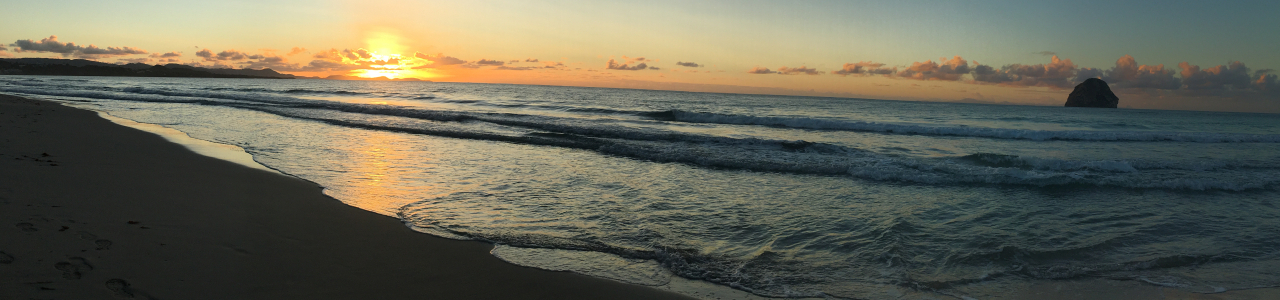
#> input picture Data/Mer/aba13.jpeg, 1280 x 300 px; its folder holds only this picture in this run
$ jupyter execute --allow-errors ImageFeatures_Analysis.ipynb   (older library calls are emulated)
#> lines starting #> are read from the running program, lines starting #| are printed output that depends on the picture; after the words box and inside, x2 and y2 are one past the last pixel; in counts of white or black regions, pixels touching at a corner belong together
### descriptor.py
import math
import os
from abc import ABCMeta, abstractmethod

import numpy as np
from PIL import Image
from skimage.feature import greycomatrix, greycoprops, hog
from skimage.io import imread
from skimage.measure import shannon_entropy
from skimage.transform import resize, rescale
from sklearn.metrics import accuracy_score
from sklearn.model_selection import train_test_split
from sklearn.naive_bayes import GaussianNB
from sklearn.neighbors import KNeighborsClassifier
from sklearn.svm import SVC
from sklearn.utils import shuffle
from tqdm import tqdm

_path_mer = "./Data/Mer/"
_path_ailleurs = "./Data/Ailleurs/"


class BaseDescriptor(metaclass=ABCMeta):

    @abstractmethod
    def __init__(self):
        """
        """
        self.X = []
        self.y = []
        pass

    # [15 lines left out: functions data_collect, to_fit, not called in this run]

    @abstractmethod
    def my_train_test_split(self, X, y, test_size):
        """
        Méthode à définir pour effectuer (si nécessaire) soit même le shuffle de l'opération train_test_split de
        sklearn.
        Renvoie par défaut le train_test_split de sklearn
        """
        return train_test_split(X, y, test_size=test_size)

    # [11 lines left out: function real_predict, not called in this run]

    def reset(self):
        self.X = []
        self.y = []

    def construct(self):
        """
        Méthode pour charger les données depuis les échantillons fournis en faisant appel à la fonction data_collect
        """
        print("constructing descriptor..")
        self.X += [self.data_collect(_path_mer + file) for file in tqdm(os.listdir(_path_mer))] + \
                  [self.data_collect(_path_ailleurs + file) for file in tqdm(os.listdir(_path_ailleurs))]
        self.y += [1] * len(os.listdir(_path_mer)) + [0] * len(os.listdir(_path_ailleurs))
        print("done")

    # [10 lines left out: function construct_from_images, not called in this run]

    def train_test_evaluate(self, classifier, predictor=None, n_iter=10, test_size=0.20):
        print("evaluating..")
        average_accuracy = 0

        for _ in tqdm(range(n_iter)):
            X_train, X_test, y_train, y_test = self.my_train_test_split(self.X, self.y, test_size)
            classifier.fit(X_train, y_train)
            y_predicts = classifier.predict(X_test)
            y_predicts = self.real_predict(y_predicts, predictor)
            average_accuracy += accuracy_score(y_test, y_predicts)

        print("done")

        return average_accuracy / n_iter

    # [5 lines left out: function to_fitted_classifier, not called in this run]


class OneInstanceBaseDescriptor(BaseDescriptor, metaclass=ABCMeta):

    def __init__(self):
        # rajouter attributs si necessaire
        # self.att = att
        super().__init__()

    def data_collect(self, image_path):
        # à implémenter, c'est tout
        pass

    def to_fit(self):
        return super().to_fit()

    def my_train_test_split(self, X, y, test_size):
        return super().my_train_test_split(X, y, test_size)

    def real_predict(self, y_predicts, predictor=None):
        return super().real_predict(y_predicts, predictor)


class MultiInstanceBaseDescriptor(BaseDescriptor, metaclass=ABCMeta):

    # [53 lines left out: functions __init__, to_fit, my_train_test_split, real_predict, rotationally_invariant_measure, not called in this run]


########################################################################################################################
####################################################  CLASSES REELS ####################################################
########################################################################################################################


class TextureDescriptor(MultiInstanceBaseDescriptor):

    # [38 lines left out: functions __init__, data_collect, not called in this run]

    def construct_y(self):
        self.y = [[y] * self.n_target for y in self.y]


class HistogramDescriptor(OneInstanceBaseDescriptor):

    def __init__(self, q_factor):
        self.q_factor = q_factor
        super().__init__()

    # [14 lines left out: function data_collect, not called in this run]

    def to_fit(self):
        return super().to_fit()

    def my_train_test_split(self, X, y, test_size):
        return super().my_train_test_split(X, y, test_size)

    def real_predict(self, y_predicts, predictor=None):
        return super().real_predict(y_predicts, predictor)


class HogDescriptor(OneInstanceBaseDescriptor):

    # [17 lines left out: functions __init__, data_collect, not called in this run]

    def to_fit(self):
        return super().to_fit()

    def my_train_test_split(self, X, y, test_size):
        return super().my_train_test_split(X, y, test_size)

    def real_predict(self, y_predicts, predictor=None):
        return super().real_predict(y_predicts, predictor)


def extract_class(path):
    return int(path[len("Data/Evaluation/"):][0])


# [17 lines left out: function get_patch_coordinates, not called in this run]


def img_format(image):
    return image.resize((700, 700))


# [4 lines left out: function predictor, not called in this run]


# [20 lines that do not run on import are left out]

### ImageFeatures_Analysis.ipynb
## Analyse des features d'une image

Jusqu'à présent nous nous sommes contenté de prendre les données d'une image puis, après un resize et une isolation du bleu, nous avons directement enfourné nos descripteurs dans les algorithmes d'apprentissage.
L'objectif de ce notebook et donc d'aller un peu plus loin dans le traitement préliminaire des données de nos images.

sources :
*Image processing tutorials - Yann Gavet, Johan Debayle. Passages intéressants : p56-57 denoising; p173 line detection; p255 Image Characterization and Pattern Analysis
*Le machine learning avec python - Andreas C. Müller, Sarah Guido.

On va faire une combinaison d'ensembles d'images pour essayer de faire ressortir des patterns.

[cell 1]
import os
import matplotlib.pyplot as plt

[cell 2]
def average_img(imlist):
    # source : https://stackoverflow.com/questions/17291455/how-to-get-an-average-picture-from-100-pictures-using-pil
    images = np.array([np.array(Image.open(fname).resize((1200, 1200)).convert("RGB")) for fname in imlist])
    arr = np.array(np.mean(images, axis=(0)), dtype=np.uint8)
    out = Image.fromarray(arr)
    return out

[cell 3]
fig = plt.figure(figsize=(8, 8))
dump = fig.add_subplot((121))
imlist = ["./Data/Mer/" + fname for fname in os.listdir("./Data/Mer/")][:]
#> (the rest of this cell did not finish here and is left out)

#### Observations :
* On voit que la detection de la mer implique de partir sur l'analyse des couleurs.
* On remarque que la différence la plus importante se situe les (environs) 80% inférieurs de l'image.

## On va donc tenter d'appliquer des filtres

### I Amelioration de l'image

En regardant l'échantillon, on remarque que les images de mers sont souvent bruités. On va appliquer un filtre passe bas de convolution pour éliminer ça.
Sources : https://en.wikipedia.org/wiki/Digital_image_processing#Filtering https://pillow.readthedocs.io/en/stable/reference/ImageFilter.html.

[cell 4]
def denoise(image):
    return nd.median_filter(image, size=(20, 10, 1))

[cell 5]
# [7 lines left out: function segmentate, not called in this run]

à faire :
    prendre un maximum de caractéristiques de l'image puis utiliser le SelectTransform de sklearn

caracteristiques recherchés :

[OK] quantité de bleu, rouge, vert côté inférieur (somme ou flood filling après denoise),
[OK] présence d'un horizon (Hough transform, line detection) :verticalité, horizontalité et transversalité des lignes détectées,
[OK] entropy,
combien de rectangles peut on placer dans l'image ?,
[OK] nombre de coins detectés dans l'image (on peut s'attendre à ce que la mer en ait moins) https://scikit-image.org/docs/dev/auto_examples/features_detection/plot_corner.html#sphx-glr-auto-examples-features-detection-plot-corner-py,
euleur number (utilité jsp)
présence de reflection (??),
brillance (nb pixels blancs, ??),
[OK] luminosité,
Il n'y a presque jamais de rouge / de orange

[cell 6]
import matplotlib.pyplot as plt
import numpy as np
from tqdm import tqdm

# mesure, transformation de l'image
from skimage import feature
from skimage import measure
from skimage import transform

# restoration et amelioration de l'image
from scipy import ndimage as nd
from sklearn.cluster import KMeans
from PIL import Image, ImageStat
from PIL import ImageStat

[cell 7]
def standard_format(image):
    return image.resize((800, 800)).convert("RGB")

[cell 8]
def compute_color_props(imarray):
    """
    imarray : image en format standard + RGB et de type ndarray
    """
    b = np.arange(256)
    n_tot = np.sum([imarray[..., 0], imarray[..., 1], imarray[..., 2]])
    hist_r = np.histogram(imarray[..., 0], bins=b)[0]
    hist_g = np.histogram(imarray[..., 1], bins=b)[0]
    hist_b = np.histogram(imarray[..., 2], bins=b)[0]
    rs = np.sum(np.multiply(hist_r, b[:-1]))
    gs = np.sum(np.multiply(hist_g, b[:-1]))
    bs = np.sum(np.multiply(hist_b, b[:-1]))
    return rs / n_tot, gs / n_tot, bs / n_tot

[cell 9]
def angle_to_hori(p1, p2):
    # source : https://stackoverflow.com/questions/7586063/how-to-calculate-the-angle-between-a-line-and-the-horizontal-axis
    dx = p2[0] - p1[0]
    dy = p2[1] - p1[1]
    theta = np.arctan2(dy, dx)
    return np.degrees(theta)


def compute_hvt_props(imarray):
    """
    Nécessite une image en mode gris
    """
    # source : https://scikit-image.org/docs/stable/auto_examples/edges/plot_line_hough_transform.html
    canny_imarray = feature.canny(imarray, 3, 1, 25)  # filtre pour retrouver les contours
    lines = transform.probabilistic_hough_line(canny_imarray, 10, 30, 5)
    h, v, t = 0, 0, 0
    for p0, p1 in lines:
        angle = np.abs(angle_to_hori(p0, p1))
        if 60 <= angle <= 120 or 240 <= angle <= 300:
            v += 1
        elif 0 <= angle <= 30 or 330 <= angle <= 360 or 150 <= angle <= 210:
            h += 1
        else:
            t += 1
    return h / len(lines), v / len(lines), t / len(lines)

[cell 10]
def get_entropy(imarray):
    """
    Nécessite une image en mode gris
    """
    # source : https://scikit-image.org/docs/dev/api/skimage.measure.html#skimage.measure.shannon_entropy
    # TODO penser à appliquer un Scaler sur les mesures d'entropies avant de les intégrer au model.
    return measure.shannon_entropy(imarray)

[cell 11]
def brightness(pilmage):
    # source :
    stat = ImageStat.Stat(pilmage)
    r, g, b = stat.mean
    return np.sqrt(0.241 * (r ** 2) + 0.691 * (g ** 2) + 0.068 * (b ** 2))

[cell 12]
# [4 lines left out: function compute_nb_corners, not called in this run]

### Apprentissage

Marche pas :
    hog (trop de valeurs)
    region measures après segmentation
    flood filling

[cell 13]
import descriptor

from sklearn.ensemble import RandomForestClassifier
from sklearn.linear_model import LogisticRegression
from sklearn.naive_bayes import GaussianNB
from sklearn.neural_network import MLPClassifier
from sklearn.neighbors import KNeighborsClassifier
from sklearn.svm import SVC
from sklearn.tree import DecisionTreeClassifier

from sklearn.model_selection import GridSearchCV
from sklearn.pipeline import Pipeline, make_pipeline
from sklearn.preprocessing import StandardScaler, MinMaxScaler

[cell 14]
class FeaturesDescriptor(descriptor.OneInstanceBaseDescriptor):
    def __init__(self):
        # rajouter attributs si necessaire
        # self.att = att
        self.to_scales = [[], []]
        self.scaler = StandardScaler()
        super().__init__()

    def data_collect(self, image_path):
        # attention, il peut y avoir besoin de d'utiliser Image.fromarray() ou np.array() si il y a des erreurs
        pilmage = standard_format(Image.open(image_path))
#> in standard_format, `return image.resize((800, 800)).convert("RGB")`:
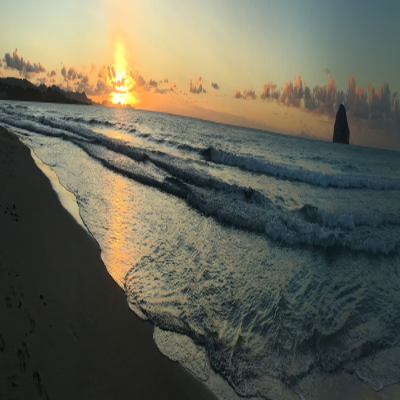
#> returned value: PIL image 800x800 RGB (shown at 1/2 size); mean R, G, B 100.1, 100, 85.5
        imarray = np.array(pilmage)
        imarray_denoised = denoise(pilmage)
#> in denoise, `return nd.median_filter(image, size=(20, 10, 1))`:
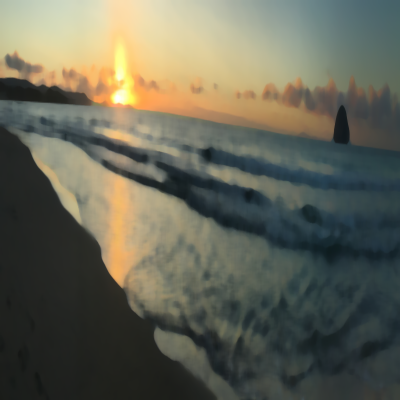
#> returned value: shape (800, 800, 3) (shown at 1/2 size); mean of channels 0, 1, 2 100.7, 100.6, 86.1; drawn as R, G, B
        imarray_rgb = imarray
        imarray_L = pilmage.convert('L')
        imarray_L_denoised = np.array(Image.fromarray(imarray_denoised).convert('L'))
        features = []
        features += list(compute_color_props(imarray_rgb))
        features += list(compute_hvt_props(imarray_L_denoised))
        self.to_scales[0].append(get_entropy(imarray_L))
        self.to_scales[1].append(brightness(pilmage))
        return features

    def apply_scaler(self):
        for d in self.to_scales:
            scaled = self.scaler.fit_transform(np.array(d).reshape(-1, 1))
            for i, val in enumerate(scaled):
                self.X[i].append(val[0])

[cell 15]
pipe = Pipeline([('preprocessing', StandardScaler()), ('classifier', SVC())])
param_grid = [
    {'classifier': [SVC()], 'preprocessing': [None],
     'classifier__gamma': [0.001, 0.01, 0.1, 1, 10], 'classifier__C': [0.01, 0.1, 1, 10, 100]},

    {'classifier': [MLPClassifier()], 'preprocessing': [None],
     'classifier__activation': ['identity', 'logistic', 'tanh', 'relu'], 'classifier__solver': ['lbfgs', 'adam', 'sgd'],
     'classifier__max_iter': [500, 700, 1000]},

    {'classifier': [RandomForestClassifier()], 'preprocessing': [None],
     'classifier__criterion': ["gini", "entropy"], 'classifier__max_depth': [10, 50, None],
     "classifier__min_samples_split": [2, 5, 10]}
]

[cell 16]
descr = FeaturesDescriptor()
#> (the rest of this cell did not finish here and is left out)

#> in data_collect, `imarray_L = pilmage.convert('L')`:
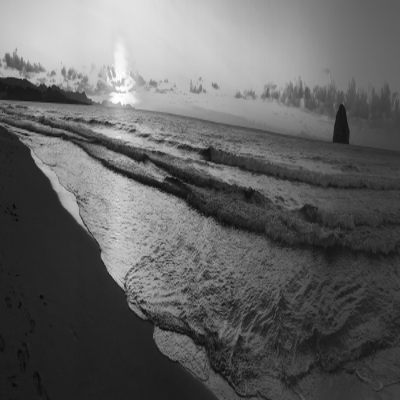
#> imarray_L: PIL image 800x800 L (shown at 1/2 size); min 2, max 255, mean 98.4
#> in data_collect, `imarray_L_denoised = np.array(Image.fromarray(imarray_denoised).conver..`:
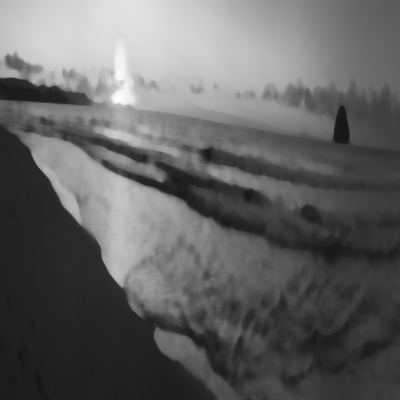
#> imarray_L_denoised: shape (800, 800) (shown at 1/2 size); min 19, max 254, mean 99
#> in compute_color_props, `n_tot = np.sum([imarray[..., 0], imarray[..., 1], imarray[..., 2]])`: n_tot = 182778339
#> in compute_color_props, `hist_r = np.histogram(imarray[..., 0], bins=b)[0]`: hist_r = 255 values, max 14628 at index 32, min 0 at index 0, mean 2509.8
#> in compute_color_props, `hist_g = np.histogram(imarray[..., 1], bins=b)[0]`: hist_g = 255 values, max 13076 at index 36, min 0 at index 0, mean 2509.8
#> in compute_color_props, `hist_b = np.histogram(imarray[..., 2], bins=b)[0]`: hist_b = 255 values, max 11573 at index 30, min 2 at index 1, mean 2509.8
#> in compute_color_props, `rs = np.sum(np.multiply(hist_r, b[:-1]))`: rs = 64071837
#> in compute_color_props, `gs = np.sum(np.multiply(hist_g, b[:-1]))`: gs = 63976237
#> in compute_color_props, `bs = np.sum(np.multiply(hist_b, b[:-1]))`: bs = 54727535
#> in data_collect, `features += list(compute_color_props(imarray_rgb))`: features = [0.351, 0.35, 0.299]
#> in compute_hvt_props, `canny_imarray = feature.canny(imarray, 3, 1, 25)`:
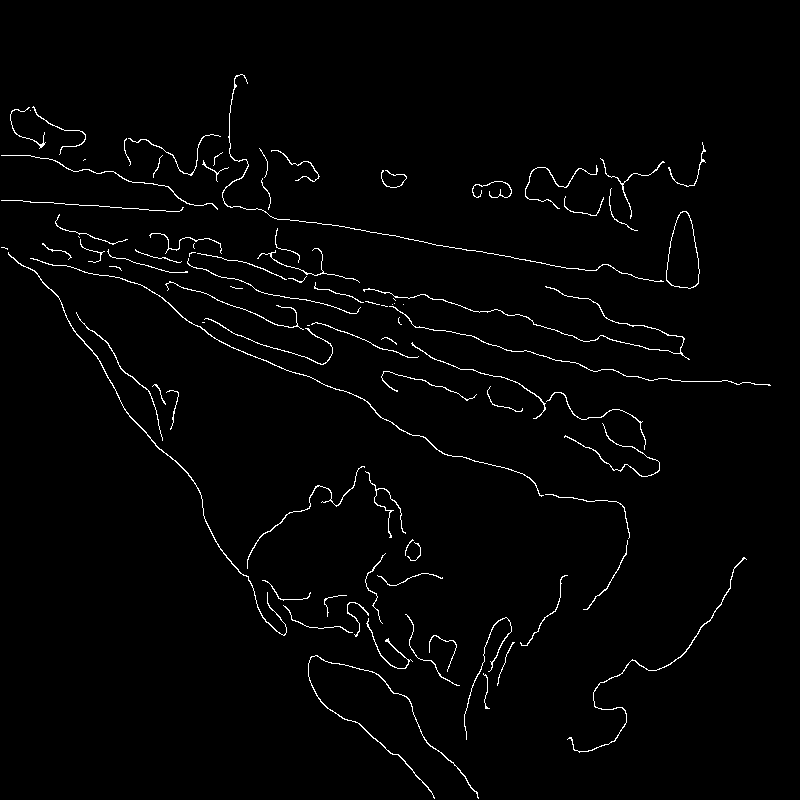
#> canny_imarray: shape (800, 800) bool; 1.7% white in thin lines or dots, all inside (x1, y1, x2, y2) = (1, 74, 771, 799)
#> in compute_hvt_props, `lines = transform.probabilistic_hough_line(canny_imarray, 10, 30, 5)`: lines = 94 items
#> the loop in compute_hvt_props, `for p0, p1 in lines:` made 94 passes
#> (p0, p1, dx in angle_to_hori, dy in angle_to_hori, theta in angle_to_hori, angle) on passes 1 to 8: ((560, 266), (400, 237), -160, -29, -2.96, 169.7), ((418, 240), (315, 222), -103, -18, -2.97, 170.1), ((510, 256), (475, 250), -35, -6, -2.97, 170.3), ((163, 452), (123, 407), -40, -45, -2.3, 131.6), ((261, 316), (216, 299), -45, -17, -2.78, 159.3), ((128, 208), (71, 204), -57, -4, -3.07, 176), ((297, 354), (255, 342), -42, -12, -2.86, 164.1), ((370, 342), (321, 323), -49, -19, -2.77, 158.8)
#> (the rest of the program and of its run is left out)
